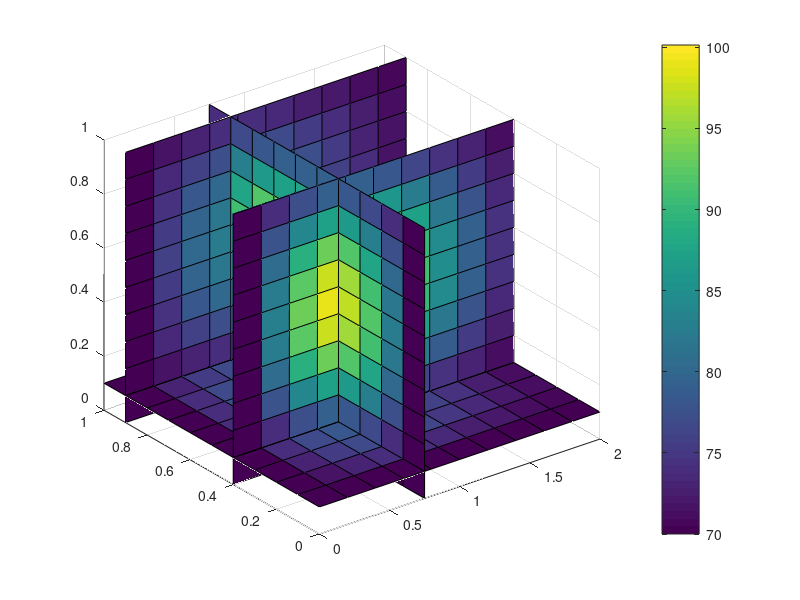

MATLAB code for this plot:
%  Heat 3D Diffusion.
%  Uses the explicit method.
%  Given boundary conditions on all sides.
clear;
L = 2.0;
W = 1.0;
T = 1.0;
Tend = 100.;
maxk = 200;
dt = Tend/maxk;
nx = 10.;
ny = 10;
nz = 10;
u(1:nx+1,1:ny+1,1:nz+1,1:maxk+1) = 70.; % Initial temperature.
dx = L/nx;
dy = W/ny;
dz = T/nz;
rdx2 = 1./(dx*dx);
rdy2 = 1./(dy*dy);
rdz2 = 1./(dz*dz);
cond = .001;
spheat = 1.0;
rho = 1.;
a = cond/(spheat*rho);
alpha = dt*a*2*(rdx2+rdy2+rdz2);
x = dx*(0:nx);
y = dy*(0:ny);
z = dz*(0:nz);
for k=1:maxk+1  %  Hot side of fin.
   time(k) = (k-1)*dt;
   for l=1:nz+1
        for i=1:nx+1
            u(i,1,l,k) =300.*(time(k)<50)+ 70.;
        end
    end
end
for k=1:maxk    %  Explicit method.
    for l=2:nz
        for j = 2:ny
            for i = 2:nx
                u(i,j,l,k+1) =(1-alpha)*u(i,j,l,k) ...
                               +dt*a*(rdx2*(u(i-1,j,l,k)+u(i+1,j,l,k))...
                                     +rdy2*(u(i,j-1,l,k)+u(i,j+1,l,k))...
                                     +rdz2*(u(i,j,l-1,k)+u(i,j,l+1,k)));
            end
        end
    end
    v=u(:,:,:,k);
    time(k)
    slice(x,y,z,v,.75,[.4 .9],.1)
    colorbar
    pause
end
